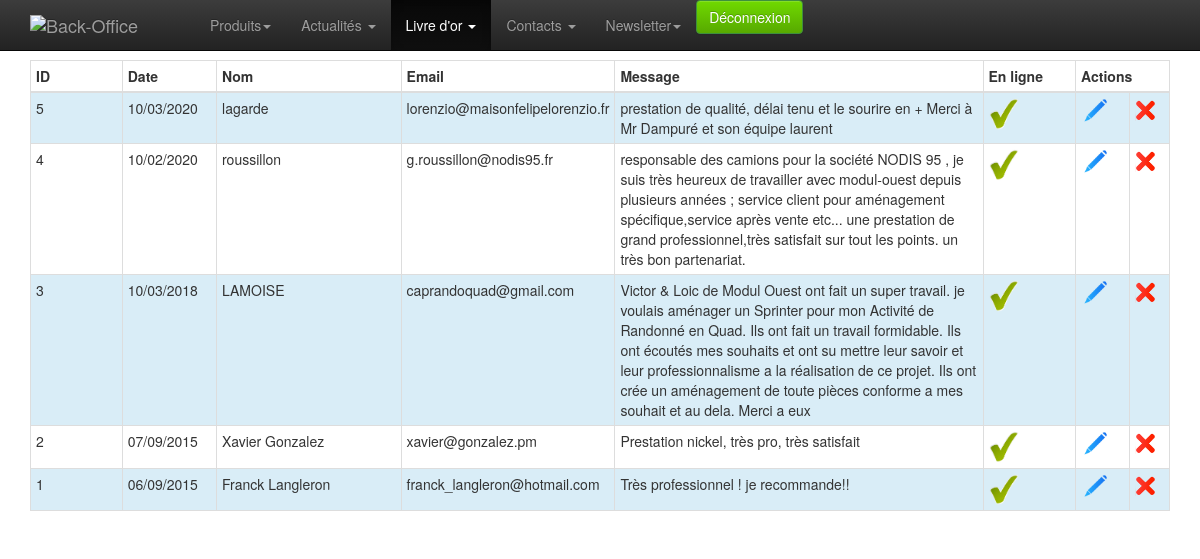
The app's page /admin/livre_dor/liste.php (signed in) with its own data.
### tables this page shows
CREATE TABLE `goldbook` (
  `id` int(11) NOT NULL AUTO_INCREMENT,
  `date` datetime NOT NULL,
  `nom` varchar(250) DEFAULT NULL,
  `email` varchar(100) DEFAULT NULL,
  `message` text DEFAULT NULL,
  `online` tinyint(4) NOT NULL DEFAULT 0,
  PRIMARY KEY (`id`)
);

### admin/classes/StorageManager.php (called while the page is built, shortened)
<?php
class StorageManager{
	protected function dbConnect() {
		try {
			$this->mysqli = new mysqli ( DBHOST, DBUSER, DBPASSWD, DBNAME ) ;
		} catch (Exception $e) {
			throw new Exception("Erreur Connexion DB ". $e->getMessage());
		}
	}
}
?>

### admin/classes/Goldbook.php (called while the page is built, shortened)
<?php
require_once("StorageManager.php");
class Goldbook extends StorageManager {
	public function goldbookGet($id){
		if (!isset($id)){
			$requete = "SELECT * FROM `goldbook` ORDER BY `date` DESC" ;
		} else {
			$requete = "SELECT * FROM `goldbook` WHERE id=". $id ." ORDER BY `date` DESC" ;
		}
		$new_array = null;
		$result = mysqli_query($this->mysqli,$requete);
		while( $row = mysqli_fetch_assoc( $result)){
			$new_array[] = $row;
		}
		return $new_array;
	}
}

### admin/classes/utils.php (called while the page is built, shortened)
<?
	function traitement_datetime_affiche($date) {
		if ( $date != "" ) {
			$tab = explode(" ", $date);
			$tab2 = explode("-", $tab[0]);
		   	return $tab2[2] . "/" . $tab2[1] . "/" . $tab2[0] ;
		}
		else
			return "";
	}
?>

### admin/livre_dor/liste.php (the view, shortened to what this page needs)
<? include_once ( $_SERVER['DOCUMENT_ROOT'] . "/admin/classes/utils.php" );?>
<?
	require $_SERVER['DOCUMENT_ROOT'] . "/admin/classes/Goldbook.php";
	$goldbook = new Goldbook();
	$result = $goldbook->goldbookGet(null);
?>
<!doctype html>
<html class="no-js" lang="en">
	<head>
		<? include_once $_SERVER['DOCUMENT_ROOT'] . "/admin/inc-meta.php";?>
	</head>
	<body>
		<? require_once $_SERVER['DOCUMENT_ROOT'] . "/admin/inc-menu.php";?>
		<div class="container">
			<div class="row">
				<div class="col-xs-12 col-sm-12 col-md-12">
					<table class="table table-hover table-bordered table-condensed table-striped" >
						<thead>
							<tr>
								<th class="col-md-1" style="">
									ID
								</th>
								<th class="col-md-1" style="">
									Date
								</th>
								<th class="col-md-2" style="">
									Nom
								</th>
								<th class="col-md-2" style="">
									Email
								</th>
								<th class="col-md-4" style="">
									Message
								</th>
								<th class="col-md-1" style="">
									En ligne
								</th>
								<th class="col-md-1" colspan="2" style="">
									Actions
								</th>
							</tr>
						</thead>
						<tbody>
							<?php
							if (!empty($result)) {
								$i=0;
								foreach ($result as $value) {
								$i++;
								if($value['online']=='1') {
									$online = 'check';
								} else {
									$online = 'vide';
								}
								?>
								<tr class="<?php if ($i%2!=0) echo 'info'?>">
									<td><?php echo $value['id']?></td>
									<td><?php echo traitement_datetime_affiche($value['date'])?></td>
									<td><?php echo $value['nom']?></td>
									<td><?php echo $value['email']?></td>
									<td><?php echo $value['message']?></td>
									<td><img src="../img/<?php echo $online ?>.png" width="30" ></td>
									<td><a href="./edition.php?id=<?php echo $value['id'] ?>"><img src="../img/modif.png" width="30" alt="Modifier" ></a></td>
									<td>
									<img src="../img/del.png" width="20" alt="Supprimer" onclick="$('.supp<?php echo $value['id']?>').css('display', 'block');"> </td>
								</tr>
								<?php } ?>
							<?php } ?>
						</tbody>
					</table>
				</div>
			</div>
		</div>
	</body>
</html>

### admin/css/style.css (style rules this page uses)
body { padding-top: 60px; padding-bottom: 40px; }

### records on screen
goldbook: id "5", date "10/03/2020", nom "lagarde", email "lorenzio@maisonfelipelorenzio.fr", message "prestation de qualité, délai tenu et le sourire en + Merci à Mr Dampuré et son équipe laurent"
goldbook: id "4", date "10/02/2020", nom "roussillon", email "g.roussillon@nodis95.fr", message "responsable des camions pour la société NODIS 95 , je suis très heureux de travailler avec modul-ouest depuis plusieurs années ; service client pour aménagement spécifique,service après vente etc... une prestation de grand professionnel,très satisfait sur tout les points. un très bon partenariat."
goldbook: id "3", date "10/03/2018", nom "LAMOISE", email "caprandoquad@gmail.com", message "Victor & Loic de Modul Ouest ont fait un super travail. je voulais aménager un Sprinter pour mon Activité de Randonné en Quad. Ils ont fait un travail formidable. Ils ont écoutés mes souhaits et ont su mettre leur savoir et leur professionnalisme a la réalisation de ce projet. Ils ont crée un aménagement de toute pièces conforme a mes souhait et au dela. Merci a eux"
goldbook: id "2", date "07/09/2015", nom "Xavier Gonzalez", email "xavier@gonzalez.pm", message "Prestation nickel, très pro, très satisfait"
goldbook: id "1", date "06/09/2015", nom "Franck Langleron", email "franck_langleron@hotmail.com", message "Très professionnel ! je recommande!!"
